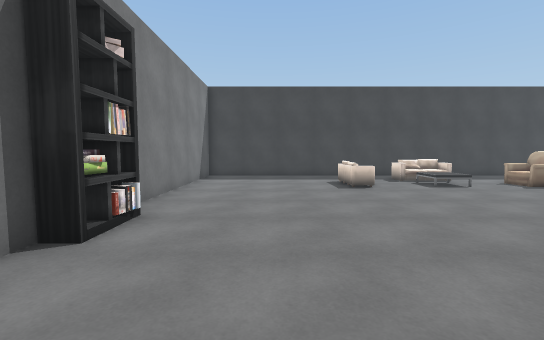
[1] (above)

13 first-person views from a walk through a Unity game level. The camera is 1.4 m above the floor, tilts 4° down and sees 90° across. The floor is counted in squares, 1 m on a side. Each view is taken from the middle of a square. On the plan, view 1 faces up. The plan holds only what a view shows up to about 13 squares ahead; the rest is blank. The player is left out. Some surface patterns are stand-ins.

[2]
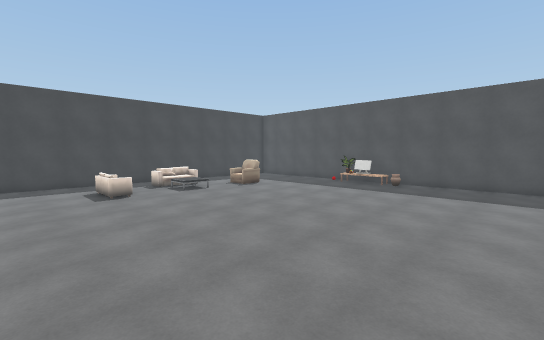

[3]
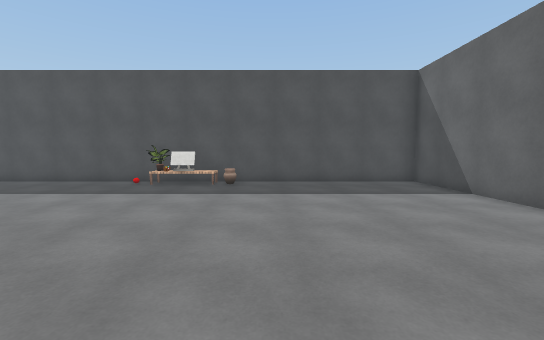

[4]
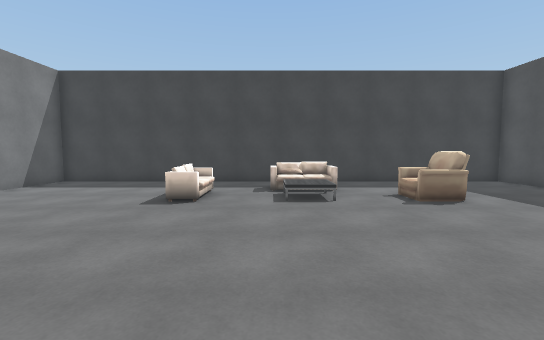

[5]
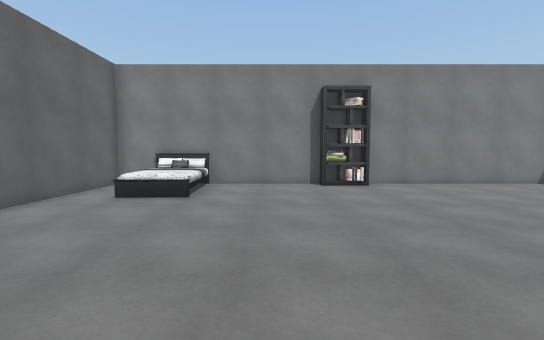

[6]
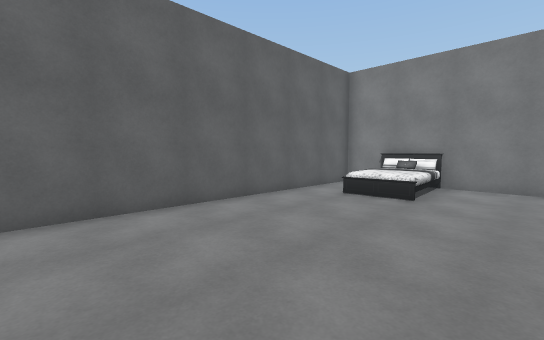

[7]
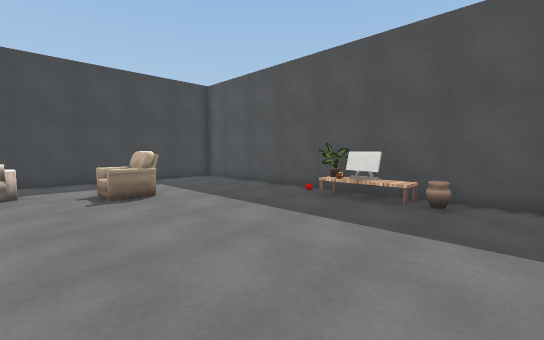

[8]
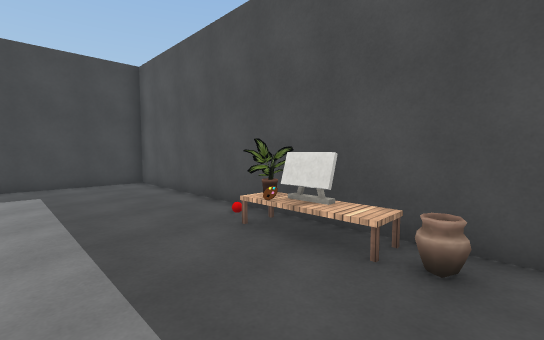

[9]
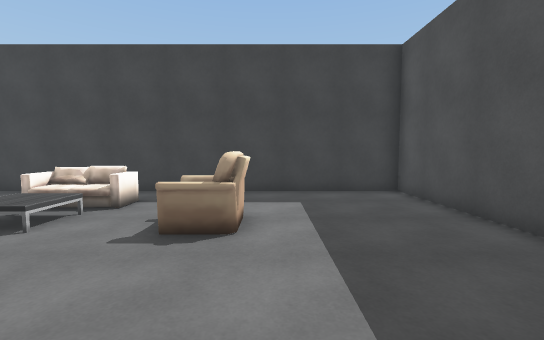

[10]
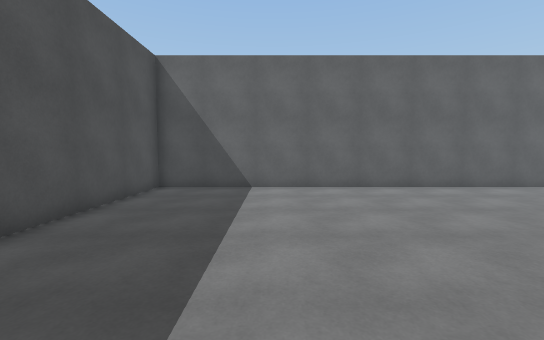

[11]
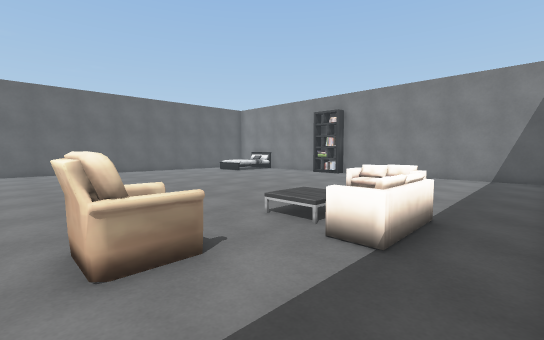

[12]
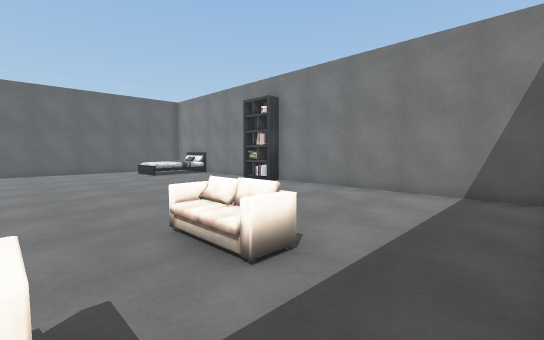

[13]
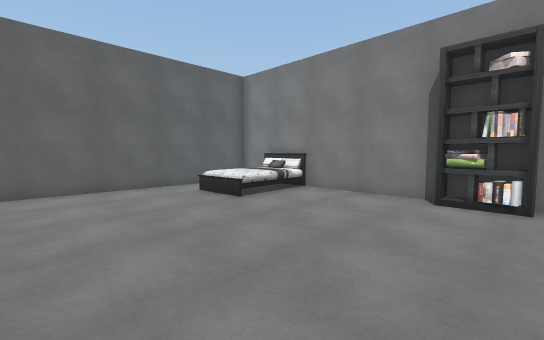

### Floor plan
Points are (right, up) in squares from view 1. A wall is a line through its corners. A room is listed if a view was taken in it or the views show most of it. See-through windows are left out.
Room 1 (views 1, 2, 3, 4, 5, 6, 7, 8, 9, 10, 11, 12, 13)
walls: (-3.6, 3.6) (-3.6, -4.5) (16.4, -4.5) (16.4, 15.5) (-3.6, 15.5) (-3.6, 5.4)
objects: bed (-4, -1) to (-3, -1); bookshelf (-4, 4) to (-3, 5); bed (-3, -3); bed (-1, -3) to (0, -3); sofa (3, 11) to (4, 12); sofa (6, 13) to (8, 13); chair (10, 11) to (11, 12); vase (15, 4) to (16, 4); other object (15, 6); other object (16, 5) to (16, 6); other object (16, 7)

Where each view was taken, in squares from view 1:
view 1: 0 up, 0 right, facing up
view 2: 2 down, 0 right, facing up-right
view 3: 2 up, 4 right, facing right
view 4: 3 up, 6 right, facing up
view 5: 2 up, 8 right, facing left
view 6: 2 up, 8 right, facing down-left
view 7: 2 up, 8 right, facing up-right
view 8: 3 up, 12 right, facing up-right
view 9: 6 up, 12 right, facing up
view 10: 6 up, 12 right, facing down
view 11: 15 up, 12 right, facing down-left
view 12: 15 up, 6 right, facing down-left
view 13: 6 up, 5 right, facing down-left
